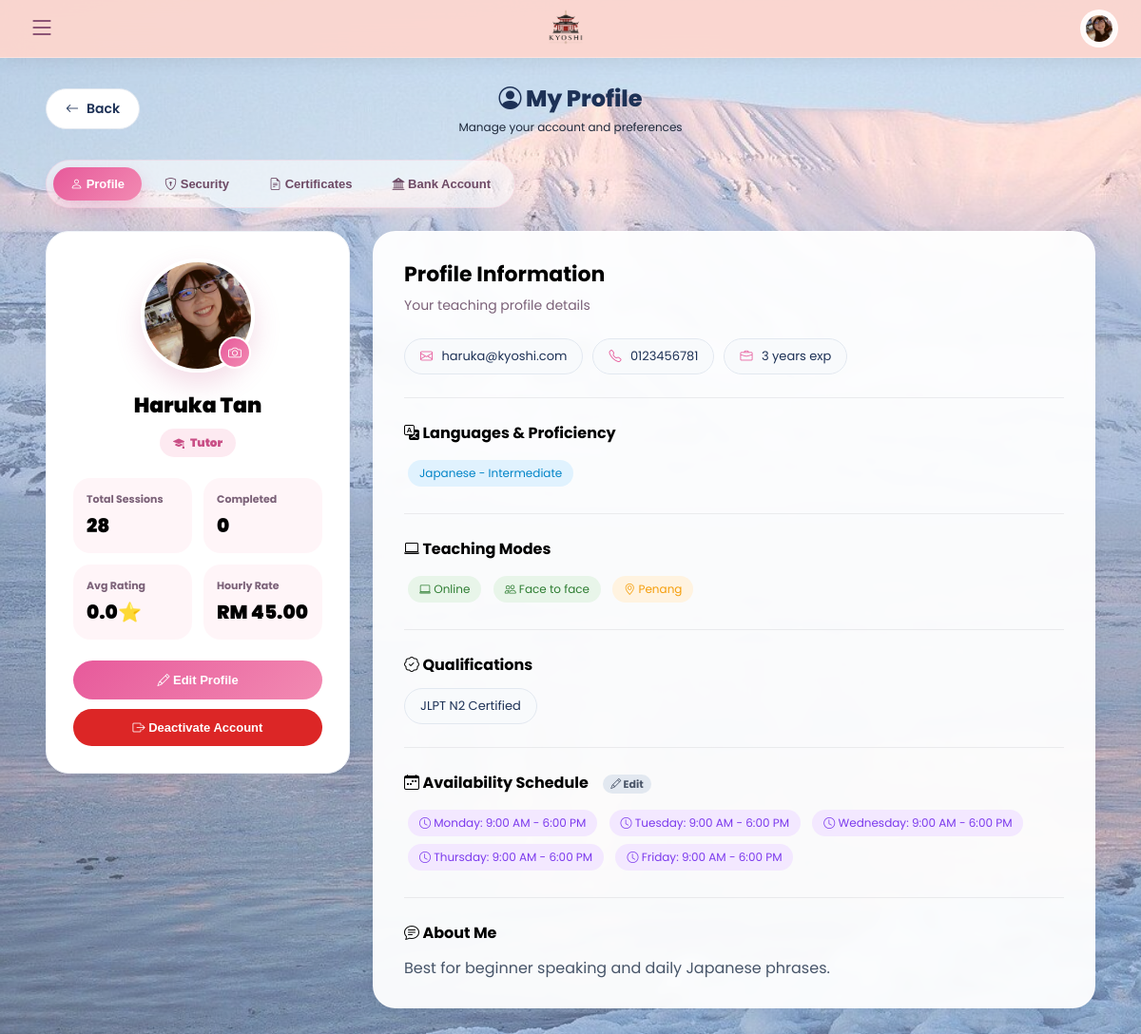
The app's page /php/teacher_profile.php (signed in) with its own data.
### tables this page shows
CREATE TABLE `users` (
  `id` int(11) NOT NULL,
  `fullname` varchar(100) NOT NULL,
  `email` varchar(100) NOT NULL,
  `password` varchar(255) NOT NULL,
  `phone` varchar(30) DEFAULT NULL,
  `role` enum('student','tutor','admin') NOT NULL,
  `profile_pic` varchar(255) DEFAULT NULL,
  `created_at` timestamp NOT NULL DEFAULT current_timestamp(),
  `status` varchar(20) DEFAULT 'approved',
  `verification_token` varchar(255) DEFAULT NULL,
  `is_verified` tinyint(1) DEFAULT 0,
  `google_calendar_connected` tinyint(1) DEFAULT 0,
  `google_calendar_asked` tinyint(1) DEFAULT 0,
  `deactivated_at` datetime DEFAULT NULL,
  `deactivation_reason` text DEFAULT NULL,
  `first_promo_applied` tinyint(4) DEFAULT 0,
  `is_first_purchase` tinyint(4) DEFAULT 1,
  `promo_code_used` varchar(50) DEFAULT NULL
);

CREATE TABLE `tutor_languages` (
  `id` int(11) NOT NULL,
  `user_id` int(11) NOT NULL,
  `language` varchar(100) NOT NULL,
  `proficiency_level` enum('beginner','intermediate','advanced','master') DEFAULT 'intermediate'
);

CREATE TABLE `tutor_teaching_modes` (
  `id` int(11) NOT NULL,
  `user_id` int(11) NOT NULL,
  `mode` varchar(50) NOT NULL
);

CREATE TABLE `user_locations` (
  `user_id` int(11) NOT NULL,
  `location` varchar(100) DEFAULT NULL,
  `location_type` enum('teaching','learning') DEFAULT 'teaching'
);

CREATE TABLE `tutor_availability` (
  `id` int(11) NOT NULL,
  `tutor_id` int(11) NOT NULL,
  `day_of_week` enum('Monday','Tuesday','Wednesday','Thursday','Friday','Saturday','Sunday') NOT NULL,
  `start_time` time NOT NULL,
  `end_time` time NOT NULL,
  `timezone` varchar(50) DEFAULT 'Asia/Kuala_Lumpur'
);

### php/teacher_profile.php (the view, shortened to what this page needs)
<?php
include 'config.php';
$assetBase = '../assets/img';
$userID = $_SESSION['user_id'];
$stmt = $conn->prepare("
    SELECT u.*, tp.experience, tp.rate, tp.bio, tp.language_certificate,
           bd.bank_name, bd.bank_account_number, bd.bank_account_name,
           GROUP_CONCAT(DISTINCT tq.qualification_name SEPARATOR ' | ') as qualifications
    FROM users u
    LEFT JOIN tutor_profiles tp ON u.id = tp.user_id
    LEFT JOIN tutor_bank_details bd ON u.id = bd.tutor_id
    LEFT JOIN tutor_qualifications tq ON u.id = tq.tutor_id
    WHERE u.id = ? AND u.role = 'tutor'
    GROUP BY u.id
");
$stmt->bind_param("i", $userID);
$stmt->execute();
$tutor = $stmt->get_result()->fetch_assoc();
$displayName = $tutor['fullname'];
$profilePic = !empty($tutor['profile_pic'])
    ? '../uploads/profiles/' . $tutor['profile_pic'] . '?v=' . time()
    : $assetBase . '/profile-tutor.png';
$langStmt = $conn->prepare("SELECT language, proficiency_level FROM tutor_languages WHERE user_id = ?");
$langStmt->bind_param("i", $userID);
$langStmt->execute();
$tutorLanguages = $langStmt->get_result()->fetch_all(MYSQLI_ASSOC);
$modeStmt = $conn->prepare("SELECT mode FROM tutor_teaching_modes WHERE user_id = ?");
$modeStmt->bind_param("i", $userID);
$modeStmt->execute();
$teachingModes = $modeStmt->get_result()->fetch_all(MYSQLI_ASSOC);
$locStmt = $conn->prepare("SELECT location FROM user_locations WHERE user_id = ? AND location_type = 'teaching'");
$locStmt->bind_param("i", $userID);
$locStmt->execute();
$teachingLocation = $locStmt->get_result()->fetch_assoc();
$availStmt = $conn->prepare("
    SELECT id, day_of_week, start_time, end_time
    FROM tutor_availability
    WHERE tutor_id = ?
    ORDER BY FIELD(day_of_week, 'Monday', 'Tuesday', 'Wednesday', 'Thursday', 'Friday', 'Saturday', 'Sunday')
");
$availStmt->bind_param("i", $userID);
$availStmt->execute();
$availability = $availStmt->get_result()->fetch_all(MYSQLI_ASSOC);
$stats = $conn->prepare("
    SELECT
        COUNT(*) as total_sessions,
        SUM(CASE WHEN b.status = 'completed' THEN 1 ELSE 0 END) as completed_sessions,
        ROUND(AVG(r.rating), 1) as avg_rating
    FROM bookings b
    LEFT JOIN ratings r ON b.id = r.booking_id AND r.tutor_id = b.tutor_id
    WHERE b.tutor_id = ?
");
$stats->bind_param("i", $userID);
$stats->execute();
$stats_result = $stats->get_result()->fetch_assoc();
$totalSessions = $stats_result['total_sessions'] ?? 0;
$completedCount = $stats_result['completed_sessions'] ?? 0;
function e($value) {
    return htmlspecialchars($value ?? '', ENT_QUOTES, 'UTF-8');
}
?>
<!DOCTYPE html>
<html lang="en">
<head>
<link rel="stylesheet" href="../css/style.css">
<link rel="stylesheet" href="https://cdn.jsdelivr.net/npm/bootstrap-icons@1.13.1/font/bootstrap-icons.min.css">
</head>
<body>
<header class="topbar">
    <div class="container">
        <nav class="nav">
            <button class="hamburger-menu" id="hamburgerBtn">
    <i class="bi bi-list"></i>
</button>
            <a href="tutor_dashboard.php" class="brand">
                <img src="<?= e($assetBase) ?>/logo.png" alt="Kyoshi">
            </a>
            <div class="nav-actions">         <div style="position:relative;">
                <button class="profile" onclick="toggleDropdown()">
                    <img src="<?= e($profilePic) ?>">
                </button>
                </div>
            </div>
        </nav>
    </div>
</header>
<div class="main">
    <div style="display: flex; justify-content: space-between; align-items: center; margin-bottom: 32px; position: relative;">
        <a href="tutor_dashboard.php" class="back-btn">
            <i class="bi bi-arrow-left"></i> <span>Back</span>
        </a>
        <div style="position: absolute; left: 50%; transform: translateX(-50%); text-align: center;">
            <h1 style="font-size: 24px; font-weight: 800; color: #1d3156; margin: 0;"><i class="bi bi-person-circle"></i> My Profile</h1>
            <p style="color: #1e293b; margin: 4px 0 0; font-size: 12px;">Manage your account and preferences</p>
        </div>
    </div>
    <div class="tabs">
        <button class="tab active" onclick="switchTab('profile')"><i class="bi bi-person"></i> Profile</button>
        <button class="tab" onclick="switchTab('security')"><i class="bi bi-shield-lock"></i> Security</button>
        <button class="tab" onclick="switchTab('certificates')"><i class="bi bi-file-earmark-text"></i> Certificates</button>
        <button class="tab" onclick="switchTab('bank')"><i class="bi bi-bank2"></i> Bank Account</button>
    </div>
    <div id="tabProfile">
        <div class="profile-layout">
            <aside class="profile-sidebar">
                <div class="avatar-wrap">
    <img src="<?= e($profilePic) ?>" id="previewImg" alt="Profile">
    <button type="button" class="avatar-edit" id="directUploadBtn" title="Change photo" style="background: linear-gradient(135deg, #E75A9B, #F28AB2); border: 2px solid white; border-radius: 50%; width: 34px; height: 34px; display: grid; place-items: center; cursor: pointer;">
        <i class="bi bi-camera" style="color: white; font-size: 14px;"></i>
    </button>
</div>
                <h2 class="sidebar-name"><?= e($displayName) ?></h2>
                <span class="sidebar-role"><i class="bi bi-mortarboard-fill"></i> Tutor</span>
                <div class="sidebar-stats">
                    <div class="s-stat"><span>Total Sessions</span><strong><?= $totalSessions ?></strong></div>
                    <div class="s-stat"><span>Completed</span><strong><?= $completedCount ?></strong></div>
                    <div class="s-stat"><span>Avg Rating</span><strong><?= number_format($stats_result['avg_rating'] ?? 0, 1) ?>⭐</strong></div>
                    <div class="s-stat"><span>Hourly Rate</span><strong>RM <?= number_format($tutor['rate'] ?? 0, 2) ?></strong></div>
                </div>
                <div class="sidebar-btns">
                    <button class="btn-primary" onclick="openEditProfileModal()"><i class="bi bi-pencil"></i> Edit Profile</button>
                    <button type="button" class="btn-primary" style="background: #dc2626; width: auto; padding: 12px 30px;" onclick="openDeactivateModal()">
                    <i class="bi bi-box-arrow-right"></i> Deactivate Account
                </button>
                </div>
            </aside>
            <div class="glass-card">
                <div class="form-panel">
                    <h3>Profile Information</h3>
                    <p class="sub">Your teaching profile details</p>
                    <div class="info-tags" style="margin-bottom: 20px;">
                        <span class="info-tag"><i class="bi bi-envelope"></i> <?= e($tutor['email']) ?></span>
                        <span class="info-tag"><i class="bi bi-telephone"></i> <?= e($tutor['phone'] ?? 'No phone') ?></span>
                        <span class="info-tag"><i class="bi bi-briefcase"></i> <?= $tutor['experience'] ?? 0 ?> years exp</span>
                    </div>
                    <div class="section-divider"></div>
                    <h4 style="margin-bottom: 12px;">
                        <i class="bi bi-translate"></i> Languages & Proficiency
                    </h4>
                    <div>
                        <?php foreach ($tutorLanguages as $lang): ?>
                            <span class="language-tag"><?= e($lang['language']) ?> - <?= ucfirst($lang['proficiency_level']) ?></span>
                        <?php endforeach; ?>
                    </div>
                    <div class="section-divider"></div>
                    <h4 style="margin-bottom: 12px;"><i class="bi bi-laptop"></i> Teaching Modes</h4>
                    <div>
                        <?php foreach ($teachingModes as $mode): ?>
                            <span class="mode-tag"><i class="bi bi-<?= $mode['mode'] === 'online' ? 'laptop' : 'people' ?>"></i> <?= ucfirst(str_replace('_', ' ', $mode['mode'])) ?></span>
                        <?php endforeach; ?>
                        <?php if ($teachingLocation && $teachingLocation['location']): ?>
                            <span class="location-tag"><i class="bi bi-geo-alt"></i> <?= e($teachingLocation['location']) ?></span>
                        <?php endif; ?>
                    </div>
                    <div class="section-divider"></div>
                    <h4 style="margin-bottom: 12px;"><i class="bi bi-patch-check"></i> Qualifications</h4>
                    <div>
                        <?php if (!empty($tutor['qualifications'])):
                            $quals = explode(' | ', $tutor['qualifications']);
                            foreach ($quals as $qual): ?>
                                <span class="info-tag"><?= e($qual) ?></span>
                            <?php endforeach;
                        else: ?>
                            <span class="info-tag" style="background: #fef3c7; color: #f59e0b;">No qualifications added</span>
                        <?php endif; ?>
                    </div>
                    <div class="section-divider"></div>
                    <h4 style="margin-bottom: 12px;">
                        <i class="bi bi-calendar-week"></i> Availability Schedule
                        <a href="availability.php" class="edit-link" style="margin-left: 12px;"><i class="bi bi-pencil"></i> Edit</a>
                    </h4>
                    <div>
                        <?php if (!empty($availability)): ?>
                            <?php foreach ($availability as $slot): ?>
                                <span class="availability-item"><i class="bi bi-clock"></i> <?= e($slot['day_of_week']) ?>: <?= date('g:i A', strtotime($slot['start_time'])) ?> - <?= date('g:i A', strtotime($slot['end_time'])) ?></span>
                            <?php endforeach; ?>
                        <?php else: ?>
                            <span class="info-tag">No availability set</span>
                        <?php endif; ?>
                    </div>
                    <?php if ($tutor['bio']): ?>
                    <div class="section-divider"></div>
                    <h4 style="margin-bottom: 12px;"><i class="bi bi-chat-text"></i> About Me</h4>
                    <p style="color: #475569; line-height: 1.6;"><?= nl2br(e($tutor['bio'])) ?></p>
                    <?php endif; ?>
                </div>
            </div>
        </div>
    </div>
</div>
</body>
</html>

### css/style.css (style rules this page uses)
.hamburger-menu { display: none; background: none; border: none; font-size: 28px; cursor: pointer; color: #7A3D65; width: 40px; height: 40px; align-items: center; justify-content: center; border-radius: 12px; }
@media (min-width: 100px) and (max-width: 1200px) { .nav { display: flex !important; flex-wrap: wrap !important; align-items: center !important; justify-content: space-between !important; position: relative !important; width:100%; min-height: 60px !important; } }
@media (min-width: 100px) and (max-width: 1200px) { .profile { padding: 6px !important; background: rgba(255,255,255,.88) !important; border-radius: 50% !important; width: 40px !important; height: 40px !important; display: flex !important; align-items: center !important; justify-content: center !important; } }
@media (min-width: 100px) and (max-width: 1200px) { .profile img { width: 32px !important; height: 32px !important; left:20px !important; margin: 0 !important; } }
@media (min-width: 100px) and (max-width: 1200px) { .hamburger-menu { display: flex !important; position: absolute !important; left:-12px !important; top: 50% !important; transform: translateY(-50%) !important; margin: 0 !important; z-index: 10 !important; } }
@media (min-width: 100px) and (max-width: 1200px) { .brand { position: absolute !important; left: 50% !important; transform: translateX(-50%) !important; top: 50% !important; transform: translate(-50%, -50%) !important; margin: 0 !important; } }
@media (min-width: 100px) and (max-width: 1200px) { .brand img { width: 60px !important; height: 60px !important; } }
@media (min-width: 100px) and (max-width: 1200px) { .nav-actions { position: absolute !important; right: -12px !important; top: 50% !important; transform: translateY(-50%) !important; margin: 0 !important; } }

### records on screen
users: profile_pic (picture), fullname "Haruka Tan", email "haruka@kyoshi.com", phone "0123456781", qual "JLPT N2 Certified"
tutor_languages: language "Japanese", proficiency_level "Intermediate"
tutor_teaching_modes: mode "Online"
tutor_teaching_modes: mode "Face to face"
user_locations: location "Penang"
tutor_availability: day_of_week "Monday", start_time "9:00 AM", end_time "6:00 PM"
tutor_availability: day_of_week "Tuesday", start_time "9:00 AM", end_time "6:00 PM"
tutor_availability: day_of_week "Wednesday", start_time "9:00 AM", end_time "6:00 PM"
tutor_availability: day_of_week "Thursday", start_time "9:00 AM", end_time "6:00 PM"
tutor_availability: day_of_week "Friday", start_time "9:00 AM", end_time "6:00 PM"

### other values on screen
$totalSessions "28"
$completedCount "0"
$stats_result['avg_rating'] "0.0"
$tutor['rate'] "45.00"
$tutor['experience'] "3"
$tutor['bio'] "Best for beginner speaking and daily Japanese phrases."
